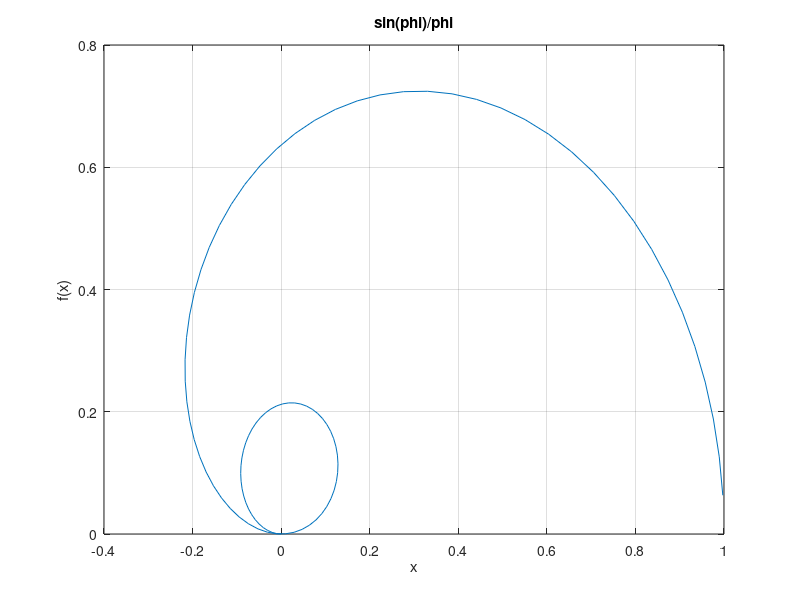

This chart was generated by the following MATLAB code:
phi=linspace(0,2*pi,100);
r=(sin(phi)./phi);
x=r.*cos(phi);
y=r.*sin(phi);
c = plot(x,y);
grid on;
xlabel('x');
ylabel('f(x)');
title('sin(phi)/phi');